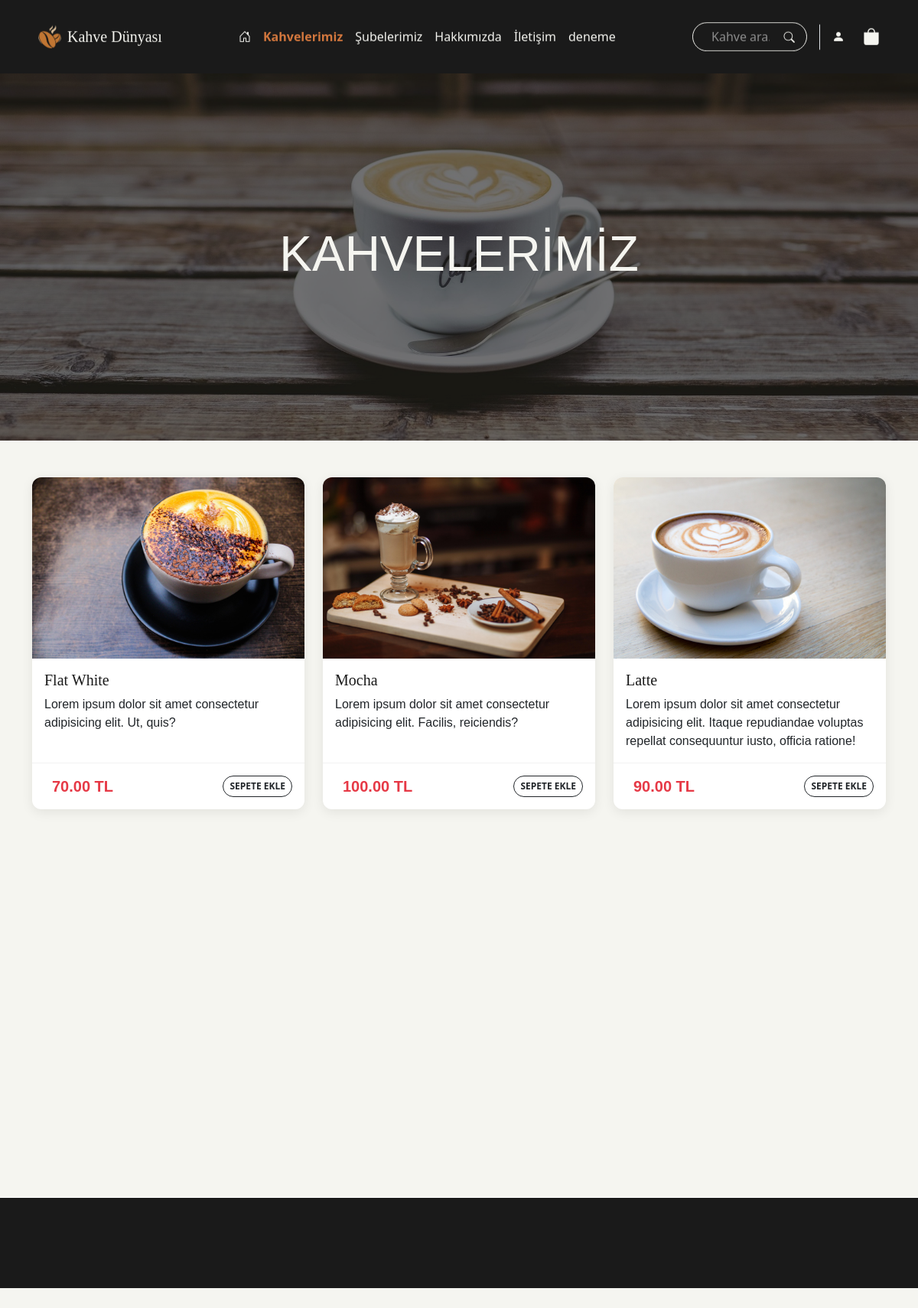
/html/kahvelerimiz.php, run on the app's committed database.
### tables this page shows
CREATE TABLE IF NOT EXISTS `menuler` (
  `id` int NOT NULL AUTO_INCREMENT,
  `menu_ad` varchar(50) NOT NULL,
  `menu_url` varchar(100) NOT NULL,
  `sira` int DEFAULT '0',
  `aktif` tinyint(1) DEFAULT '1',
  `icerik` text,
  PRIMARY KEY (`id`)
);

CREATE TABLE IF NOT EXISTS `bannerlar` (
  `id` int NOT NULL AUTO_INCREMENT,
  `sayfa_key` varchar(100) NOT NULL,
  `baslik` varchar(255) DEFAULT NULL,
  `alt_baslik` varchar(255) DEFAULT NULL,
  `resim_yolu` varchar(255) DEFAULT NULL,
  `aktif` tinyint(1) DEFAULT '1',
  PRIMARY KEY (`id`)
);

CREATE TABLE IF NOT EXISTS `kahveler` (
  `id` int NOT NULL AUTO_INCREMENT,
  `baslik` varchar(255) NOT NULL,
  `aciklama` text NOT NULL,
  `resim` varchar(255) NOT NULL,
  `eski_fiyat` decimal(10,2) DEFAULT NULL,
  `yeni_fiyat` decimal(10,2) NOT NULL,
  `aktif` tinyint(1) NOT NULL,
  PRIMARY KEY (`id`)
);

### html/kahvelerimiz.php (the view, shortened to what this page needs)
<?php
include_once __DIR__ . '/../bağlantı.php';
$arama = isset($_GET['q']) ? trim($_GET['q']) : '';
if ($arama !== '') {
    $sorgu = $db->prepare("SELECT * FROM kahveler WHERE baslik LIKE ? OR aciklama LIKE ? ORDER BY id DESC");
    $sorgu->execute(["%$arama%", "%$arama%"]);
} else {
    $sorgu = $db->prepare("SELECT * FROM kahveler ORDER BY id DESC");
    $sorgu->execute();
}
$urunler = $sorgu->fetchAll(PDO::FETCH_ASSOC);
include_once __DIR__ . '/../parts/header.php';
include_once __DIR__ . '/../parts/navbarMenu.php';
include_once __DIR__ . '/../parts/banner.php';
?>
<section class="featured-products py-5">
    <div class="container">
        <div class="row row-cols-1 row-cols-md-3 g-4">
            <?php
            foreach ($urunler as $kahve):
                $modalID = "kahveModal" . $kahve['id'];
            ?>
                <div class="col reveal-card">
                    <div class="card h-100 modal-tetikleyici" style="cursor:pointer;" data-modal-id="#<?php echo $modalID; ?>">
                        <img src="../<?php echo $kahve['resim']; ?>" class="card-img-top" alt="<?php echo $kahve['baslik']; ?>">
                        <div class="card-body">
                            <h5 class="card-title"><?php echo $kahve['baslik']; ?></h5>
                            <p class="card-text"><?php echo $kahve['aciklama']; ?></p>
                        </div>
                        <div class="card-footer d-flex justify-content-between align-items-center">
                            <div class="price-wrapper">
                                <span class="new-price"><?php echo $kahve['yeni_fiyat']; ?> TL</span>
                            </div>
                            <button type="button" class="btn btn-sm btn-outline-dark kahve-ekle-btn" data-id="<?php echo $kahve['id']; ?>" data-source="kahveler">
                                Sepete Ekle
                            </button>
                        </div>
                    </div>
                </div>
            <?php endforeach;?>
        </div>
    </div>
</section>
<?php include_once __DIR__ . '/../parts/footer.php'; ?>

### parts/header.php (shortened to what this page needs)
<!DOCTYPE html>
<html lang="tr">
<head>
    <link rel="stylesheet" href="https://cdnjs.cloudflare.com/ajax/libs/font-awesome/6.4.2/css/all.min.css">
    <link href="https://cdn.jsdelivr.net/npm/bootstrap@5.3.2/dist/css/bootstrap.min.css" rel="stylesheet">
    <link rel="stylesheet" href="https://cdn.jsdelivr.net/npm/bootstrap-icons@1.11.3/font/bootstrap-icons.min.css">
    <link rel="stylesheet" href="<?php echo BASE_URL; ?>css/style.css">
    <link rel="stylesheet" href="<?php echo BASE_URL; ?>css/uye_giriş.css">
</head>
<body>

### parts/navbarMenu.php (shortened to what this page needs)
<?php
include_once __DIR__ . '/../bağlantı.php';
$sorguNav = $db->query("SELECT * FROM menuler WHERE aktif = 1 ORDER BY sira ASC", PDO::FETCH_ASSOC);
$menuler = $sorguNav->fetchAll();
$activePage = basename($_SERVER['PHP_SELF']);
$arama = isset($_GET['q']) ? trim($_GET['q']) : '';
?>
<nav class="navbar navbar-expand-lg">
  <div class="container">
    <a class="navbar-brand d-flex align-items-center menuscroll" href="<?php echo BASE_URL; ?>index.php">
      <img src="<?php echo BASE_URL; ?>img/logo.png" alt="logo" class="img-fluid mx-2">
      <span>Kahve Dünyası</span>
    </a>
    <div class="d-flex align-items-center ms-auto order-lg-3 nav-elements-wrapper">
      <form class="d-flex align-items-center menuscroll me-2" role="search"
        action="<?php echo BASE_URL; ?>html/kahvelerimiz.php"
        method="GET">
        <div class="search-container position-relative me-3">
          <input class="form-control ps-4 pe-5"
            id="searchQuery"
            name="q"
            type="text"
            placeholder="Kahve ara..."
            value="<?php echo htmlspecialchars($arama); ?>"
            autocomplete="off">
          <button class="search-icon-btn" type="submit">
            <i class="bi bi-search" style="font-size: 0.9rem;"></i>
          </button>
        </div>
        <div class="d-flex align-items-center gap-3 border-start ps-3">
          <?php if (isset($_SESSION['user_id'])): ?>
            <a href="#" class="btn-member text-decoration-none d-flex align-items-center <?php echo ($activePage == 'profil.php') ? 'active' : ''; ?>">
              <i class="bi bi-person-fill"></i>
              <span style="font-size: 13px; margin-left: 5px;"><?php echo explode(' ', $_SESSION['user_name'])[0]; ?></span>
            </a>
            <a href="<?php echo BASE_URL; ?>html/cikis.php" class="btn-member ms-2" title="Çıkış Yap">
              <i class="bi bi-box-arrow-right"></i>
            </a>
          <?php else: ?>
            <a href="<?php echo BASE_URL; ?>html/uye_ol.php" class="btn-member <?php echo ($activePage == 'uye_ol.php' || $activePage == 'giris.php') ? 'active' : ''; ?>">
              <i class="bi bi-person-fill"></i>
            </a>
          <?php endif; ?>
          <div class="cart-wrapper ms-2">
            <a href="<?php echo BASE_URL; ?>html/sepet.php" class="cart-icon position-relative <?php echo ($activePage == 'sepet.php') ? 'active' : ''; ?>">
              <i class="bi bi-bag-fill"></i>
            </a>
          </div>
        </div>
      </form>
    </div>
    <div class="collapse navbar-collapse order-lg-2" id="navbarSupportedContent">
      <ul class="navbar-nav mx-auto mb-2 mb-lg-0 menuscroll">
        <?php foreach ($menuler as $menu): ?>
          <li class="nav-item">
            <?php
            $url = trim($menu['menu_url']);
            if ($url == 'index.php') {
              $gitilecek_yer = BASE_URL . $url;
            } else {
              $gitilecek_yer = (strpos($url, 'html/') === false) ? BASE_URL . "html/" . $url : BASE_URL . $url;
            }
            $is_active = (strpos($url, $activePage) !== false) ? 'active' : '';
            ?>
            <a class="nav-link <?php echo $is_active; ?>" href="<?php echo $gitilecek_yer; ?>">
              <?php if ($menu['menu_ad'] == 'Anasayfa'): ?>
                <i class="bi bi-house-door"></i>
              <?php else: ?>
                <?php echo $menu['menu_ad']; ?>
              <?php endif; ?>
            </a>
          </li>
        <?php endforeach; ?>
      </ul>
    </div>
  </div>
</nav>

### parts/banner.php (shortened to what this page needs)
<?php
$mevcutSayfa = basename($_SERVER['PHP_SELF']);
$bannerSorgu = $db->prepare("SELECT * FROM bannerlar WHERE sayfa_key = ? AND aktif = 1");
$bannerSorgu->execute([$mevcutSayfa]);
$banner = $bannerSorgu->fetch(PDO::FETCH_ASSOC);
$bannerClass = "banner-dark";
?>
<section class="main-banner <?php echo $bannerClass; ?>"
    style="background-image: url('<?php echo BASE_URL . $banner['resim_yolu']; ?>');">
    <div class="overlay"></div>
    <div class="container">
        <div class="banner-content">
            <h1><?= htmlspecialchars($banner['baslik']); ?></h1>
        </div>
    </div>
</section>

### parts/footer.php (shortened to what this page needs)
<footer class="text-center border-top border-white py-4">
</footer>
</body>
</html>

### css/style.css (style rules this page uses)
* { scrollbar-width: thin; scrollbar-color: #D4783E #1A1A1A; }
html { height: 100%; margin: 0; padding: 0; }
body { background-color: #F5F5F0 !important; overflow-x: hidden; padding-top: 80px; min-height: 100vh; position: relative; }
@media (min-width: 768px) { body { padding-top: 96px; } }
section { width: 100%; overflow: hidden; }
.menuscroll { animation: brandIn 0.6s ease-out forwards; will-change: transform, opacity; }
.navbar { position: fixed; top: 0; left: 0; width: 100%; min-height: 80px; background-color: #1A1A1A !important; z-index: 9999 !important; display: flex; align-items: center; }
.navbar .container { display: flex; align-items: center; justify-content: space-between; height: 100%; flex-wrap: nowrap; }
@media (min-width: 768px) { .navbar .container { flex-direction: row; justify-content: space-between; height: 80px; } }
.navbar .container .navbar-brand { color: #F5F5F0 !important; font-family: "Playfair Display", serif; display: flex; align-items: center; text-decoration: none; margin: 0; }
.navbar .container .navbar-brand img { width: 30px; height: 30px; margin-right: 10px; }
.navbar .container .navbar-brand span { font-size: 20px; }
.navbar .container .nav-elements-wrapper { display: flex; align-items: center; gap: 15px; }
@media (min-width: 768px) { .navbar .container .nav-elements-wrapper { width: auto; justify-content: flex-end; } }
.navbar .container form .search-container { position: relative; display: flex; align-items: center; }
.navbar .container form .form-control { background-color: transparent !important; border: 1px solid #F5F5F0 !important; border-radius: 30px; color: #fff !important; height: 38px; width: 150px; padding-left: 15px; padding-right: 35px; }
.navbar .container form .form-control::placeholder { color: rgba(255, 255, 255, 0.5); }
.navbar .container form .search-icon-btn { position: absolute; right: 10px; top: 50%; transform: translateY(-50%); background: none; border: none; color: #F5F5F0; }
.navbar .container .btn-member, .navbar .container .cart-icon, .navbar .container .btn-member i, .navbar .container .cart-icon i { color: #F5F5F0 !important; transition: all 0.3s ease; }
.navbar .container .cart-wrapper { position: relative; display: flex; align-items: center; }
.navbar .container .cart-wrapper .cart-icon { font-size: 22px; }
.navbar .container .nav-link { color: #F5F5F0; }
.navbar .container .nav-link:hover, .navbar .container .nav-link.active { color: #D4783E !important; }
.container .row .col .card { border: none; border-radius: 12px; overflow: hidden; box-shadow: 0 4px 15px rgba(0, 0, 0, 0.08); transition: transform 0.3s ease; }
.container .row .col .card .card-body { font-family: "Montserrat", sans-serif; }
.container .row .col .card .card-body .card-title { font-family: "Playfair Display", serif; color: #1A1A1A; }
.container .row .col .card .card-footer { background-color: transparent !important; border-top: 1px solid rgba(0, 0, 0, 0.05) !important; padding: 1rem !important; }
.container .row .col .card .card-footer .price-wrapper { align-items: center; display: flex; line-height: 1.2; }
.container .row .col .card .card-footer .price-wrapper .new-price { font-size: 1.25rem; font-weight: 700; color: #e63946; font-family: "Montserrat", sans-serif; padding-left: 10px; }
.container .row .col .card .card-footer .btn-outline-dark { border-radius: 50px; font-weight: 600; font-size: 0.75rem; text-transform: uppercase; }
footer { background-color: #1A1A1A; color: #F5F5F0; font-family: "Montserrat", sans-serif; }
.main-banner { position: relative; background-size: cover; background-position: center; background-repeat: no-repeat; height: 60vh; display: flex; align-items: center; }
.main-banner .overlay { position: absolute; inset: 0; z-index: 1; }
.main-banner .container { position: relative; z-index: 2; }
.main-banner .banner-content { text-align: center; color: #F5F5F0; font-family: "Montserrat", sans-serif; }
.main-banner .banner-content h1 { font-size: 4rem; }
.banner-dark .overlay { background: rgba(26, 26, 26, 0.6); }
.banner-dark .banner-content { text-align: center; color: #F5F5F0; }
.nav-link.active { color: #ff7f11 !important; font-weight: 600; }

### data on the page
menuler: menu_ad "Anasayfa" (drawn)
menuler: menu_ad "Kahvelerimiz"
menuler: menu_ad "Şubelerimiz"
menuler: menu_ad "Hakkımızda"
menuler: menu_ad "İletişim"
menuler: menu_ad "deneme"
bannerlar: resim_yolu (picture), baslik "KAHVELERİMİZ"
kahveler: resim (picture), baslik "Flat White", aciklama "Lorem ipsum dolor sit amet consectetur adipisicing elit. Ut, quis?", yeni_fiyat "70.00"
kahveler: resim (picture), baslik "Mocha", aciklama "Lorem ipsum dolor sit amet consectetur adipisicing elit. Facilis, reiciendis?", yeni_fiyat "100.00"
kahveler: resim (picture), baslik "Latte", aciklama "Lorem ipsum dolor sit amet consectetur adipisicing elit. Itaque repudiandae voluptas repellat consequuntur iusto, officia ratione!", yeni_fiyat "90.00"
